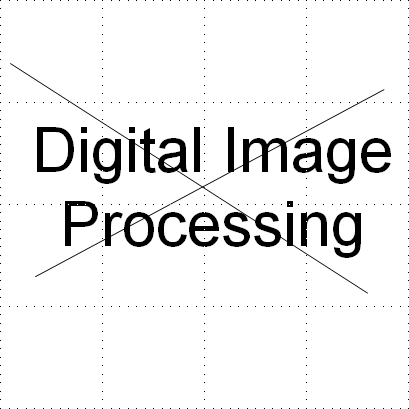
%> input picture Project 5/proj5.gif, 409 x 409 px
$ octave Project5.m   (GNU Octave 9; MATLAB toolbox functions it lacks are replaced by stand-ins)
%> lines starting %> are read from the running program, lines starting %| are printed output that depends on the picture; in (x1, y1, x2, y2) boxes, pixels count from 0 and x2, y2 are one past the last pixel; in counts of white or black regions, pixels touching at a corner belong together; the program's own positions count from 1
### Project 5/reconstruct.m
%%%%%%%%%%%%% The reconstruct.m file %%%%%%%%%%%%%%%%%%%%%%%%%%%%%%%%%%%%%%%%%
% Purpose:
%      Perform morphological image processing
%
% Input Variables:
%      openg, recong, recongtemp, g
%
% Returned Results:
%      Reconstructed image
%
%  Date:        12/1/2017
%%%%%%%%%%%%%%%%%%%%%%%%%%%%%%%%%%%%%%%%%%%%%%%%%%%%%%%%%%%%%%%%%%%%%%%%%%%%


function [f] = reconstruct(og_ll,original)

    zero = zeros(409);

    for M = 4:406
        for N = 4:406
            flag = 0;
            for i = -1:1
                for j = -1:1
                    if og_ll(M+i,N+j) == 255
                        flag = flag + 1;
                    end
                end
            end
            if ((original(M,N) ~= 255) || (flag <= 0))
                zero(M,N) = 0;
            else
                zero(M,N) = 255;
            end
        end
    end

    f = zero;
end

### Project 5/Project5.m
%%%%%%%%%%%%% The Project5.m file %%%%%%%%%%%%%%%%%%%%%%%%%%%%%%%%%%%%%%%%%
% Purpose:
%      Perform morphological image processing
%
% Input Variables:
%      Input 2D image
%
% Returned Results:
%      Final Image
%      Edge Detection
%
%  Date:        12/1/2017
%%%%%%%%%%%%%%%%%%%%%%%%%%%%%%%%%%%%%%%%%%%%%%%%%%%%%%%%%%%%%%%%%%%%%%%%%%%%

clc;
clear all;
close all;
g=imread('proj5.gif');
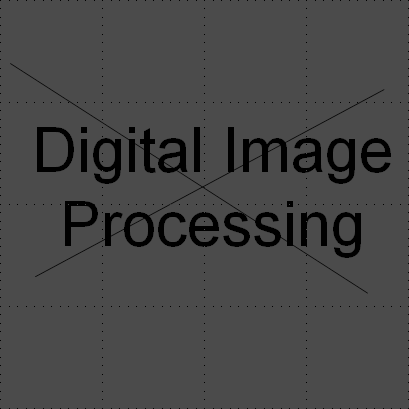
%> g: size 409x409 uint8; min 0, max 75, mean 70.1
binaryf=zeros(409);

[M,N]=size(g);
%> M = 409; N = 409

for i=1:M
        for j=1:N

            if g(i,j)<37.5 %Threshold half of 75
                binaryf(i,j)=0;
            else
                binaryf(i,j)=255;
            end
        end
end
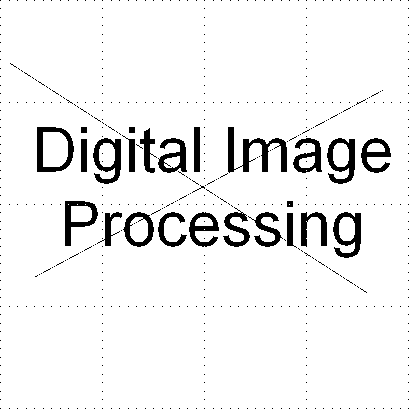
%> binaryf: size 409x409 double; 93.7% white; 576 black regions (552 under 20 px), largest, box (x1, y1, x2, y2) and area: (228, 127, 287, 173) 977, (37, 127, 74, 172) 672, (93, 138, 121, 184) 620

imtool(uint8(binaryf));


% erosion: cross filter mask

blankf = 255*ones(409);

for M = 2:408
    for N =2:408
        flag = 0;
        if ((binaryf(M,N) == 0)&& ...
            (binaryf(M-1,N) == 0)&& ...
            (binaryf(M,N-1) == 0)&& ...
            (binaryf(M+1,N)==0)&& ...
            (binaryf(M,N+1)==0))
              flag = 1;
        end
        if flag ~= 1
            blankf(M,N) = 255;
        else
            blankf(M,N) = 0;
        end
    end
end
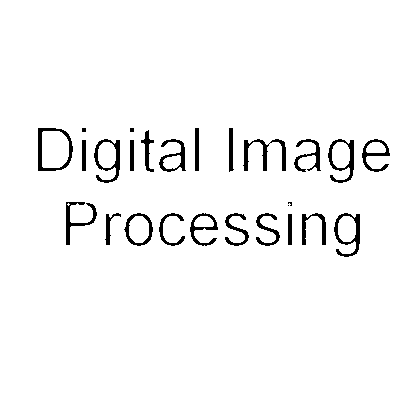
%> blankf: size 409x409 double; 96.4% white; 26 black regions (4 under 20 px), largest, box (x1, y1, x2, y2) and area: (243, 139, 286, 171) 433, (38, 128, 73, 171) 428, (328, 139, 354, 183) 390

% dilation : 3x3 mask

dilationf = 255*ones(409);

for M = 2:408
    for N = 2:408
        flag = 0;
        for i = -1:1
            for j = -1:1
                if blankf(M+i,N+j) == 0
                    flag = flag +1;
                end
            end
        end
        if flag <= 0
            dilationf(M,N) = 255;
        else
            dilationf(M,N) = 0;
        end
    end
end
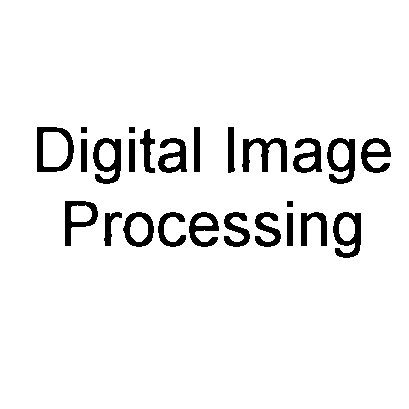
%> dilationf: size 409x409 double; 93.8% white; 25 black regions, largest, box (x1, y1, x2, y2) and area: (242, 138, 287, 172) 728, (37, 127, 74, 172) 712, (93, 138, 121, 184) 682

imtool(uint8(dilationf));
imwrite(uint8(dilationf),'uncorrupted.gif')

g = 255-dilationf;

%erosion: 255*ones(45, 1)

erosion = zeros(409);

for M = 23:386
    for N =1:408
        flag = 0;
        for i = -22:22
            if g(M+i,N) == 255
              flag = flag + 1;
            end
        end
        if flag < 45
            erosion(M,N) = 0;
        else
            erosion(M,N) = 255;
        end
    end
end
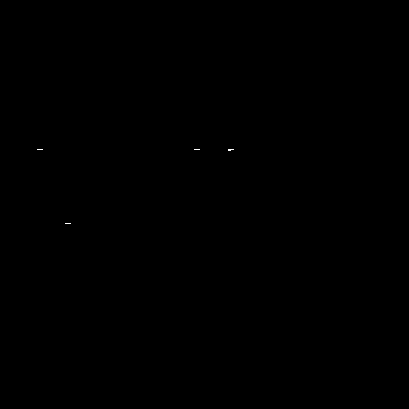
%> erosion: size 409x409 double; 0.02% white in thin lines or dots, all inside (x1, y1, x2, y2) = (37, 149, 234, 224)

imtool(255-erosion);
imwrite(uint8(255-erosion),'open.gif');

% opening: 255*ones(45, 1)

openg = zeros(409);

for M = 23:386
    for N = 1:408
        flag = 0;
        for i = -22:22
            if erosion(M+i,N) == 255
                flag = flag + 1;
            end
        end
        if flag >= 1
             openg(M,N) = 255;
        else
             openg(M,N) = 0;
        end
    end
end
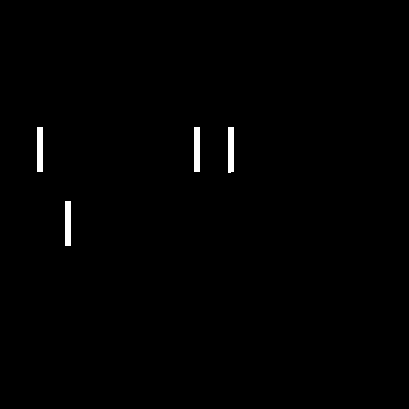
%> openg: size 409x409 double; 0.65% white; 4 white regions, box (x1, y1, x2, y2) and area: (228, 127, 234, 173) 273, (37, 127, 43, 172) 270, (194, 127, 200, 172) 270, (65, 201, 71, 246) 270

imtool(255-openg);
imwrite(uint8(255-openg),'erosion.gif');

%reconstruction: 255*ones(45, 1);


%> (the run ends here)
